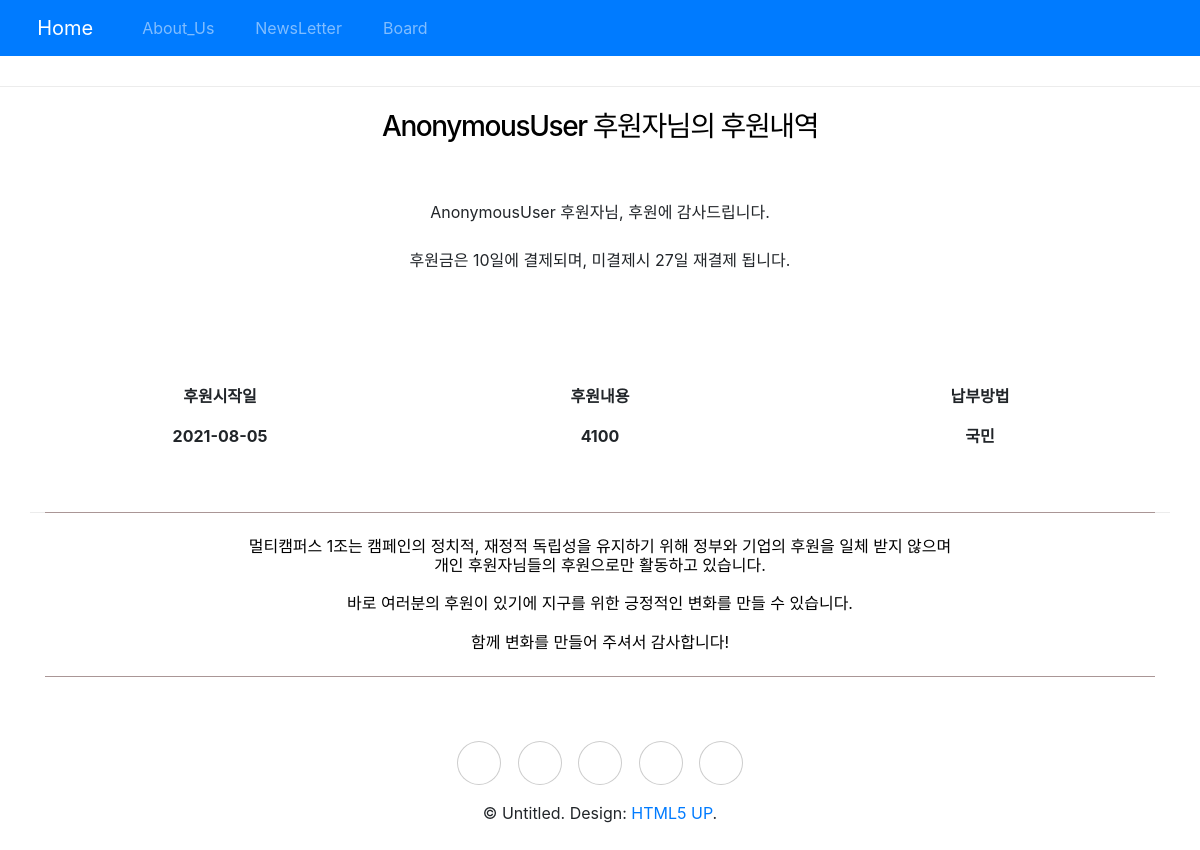
The page /donation/donationF/14 on the database as committed earlier.
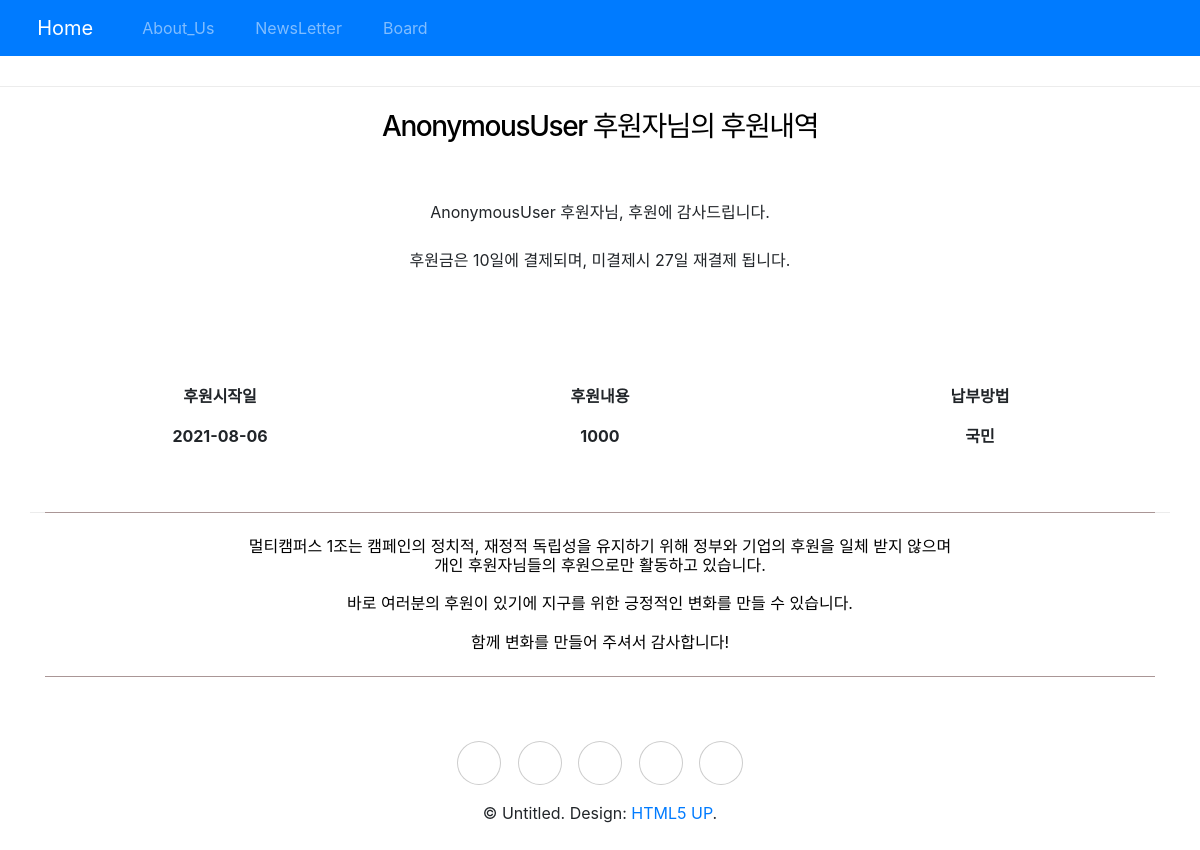
The same page on the database as committed later.
### donation/models.py (models this page shows, shortened)
class Donation(models.Model):
    choice_card = {
        ('shinhan', '신한'),
        ('woori', '우리'),
        ('hana', '하나'),
        ('kB', '국민'),
    }
    user = models.ForeignKey(User,on_delete=models.CASCADE, blank=True, null=True )
    amount = models.IntegerField("금액",default=0)
    card = models.CharField("카드사", max_length=10, choices = choice_card)
    card_num = models.IntegerField("카드번호",default=0)
    create_dt = models.DateField('CREATE DATE', auto_now_add=True,null=True, blank=True)

### donation/views.py (the view)
# urls.py: path('donationF/<int:pk>',FinalDetailView.as_view(), name='donation_fin'),
class FinalDetailView(DetailView):
    model = Donation
    template_name = 'donation/End.html'

### donation/templates/donation/End.html (shortened to what this page needs)
{% extends 'base.html' %}
{% block content %}
<head>
  <link rel="stylesheet" href="https://stackpath.bootstrapcdn.com/bootstrap/4.3.1/css/bootstrap.min.css"
>
</head>
<body>
  <div class ="text-center">
    <br>
    <h3>{{user}} 후원자님의 후원내역</h3>
    <br><br>
      {{user}} 후원자님, 후원에 감사드립니다.
      </br><br>
      후원금은 10일에 결제되며, 미결제시 27일 재결제 됩니다.
  </div>
  <br><br><br>
  <div class="container text-center">
    <div class="row">
          <div class="col-md-4 font-weight-bold">
            <p><i class="far fa-calendar-check"></i></p>
            <p>후원시작일</p>
            <p>{{object.create_dt|date:"Y-m-d"}}</p>
          </div>
          <div class="col-md-4 font-weight-bold">
            <p><i class="far fa-money-bill-alt"></i></p>
            <p>후원내용</p>
            <p>{{object.amount}}</p>
          </div>
          <div class="col-md-4 font-weight-bold">
            <p><i class="fas fa-credit-card"></i></p>
            <p>납부방법</p>
            <p>{{object.get_card_display}}</p>
          </div>
        </div>
      </div>
    </div>
  </div>
  <br><br>
  <div class="container">
    <p class="c1">
      멀티캠퍼스 1조는 캠페인의 정치적, 재정적 독립성을 유지하기 위해 정부와 기업의 후원을 일체 받지 않으며<br>
      개인 후원자님들의 후원으로만 활동하고 있습니다.<br><br>
      바로 여러분의 후원이 있기에 지구를 위한 긍정적인
      변화를 만들 수 있습니다. <br><br>
      함께 변화를 만들어 주셔서 감사합니다!
    </p>
  </div>
</body>
</html>
{% endblock%}

Rows that differ between the two databases and show on the page:
changed Donation "국민": create_dt "2021-08-05" → "2021-08-06"; amount "4100" → "1000"
